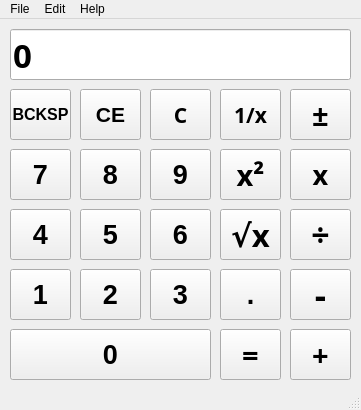
<ui version="4.0" >
 <class>MainWindow</class>
 <widget class="QMainWindow" name="MainWindow" >
  <property name="geometry" >
   <rect>
    <x>0</x>
    <y>0</y>
    <width>361</width>
    <height>410</height>
   </rect>
  </property>
  <property name="minimumSize" >
   <size>
    <width>361</width>
    <height>410</height>
   </size>
  </property>
  <property name="maximumSize" >
   <size>
    <width>361</width>
    <height>410</height>
   </size>
  </property>
  <property name="windowTitle" >
   <string>Skander Calc</string>
  </property>
  <widget class="QWidget" name="centralwidget" >
   <property name="geometry" >
    <rect>
     <x>0</x>
     <y>26</y>
     <width>361</width>
     <height>361</height>
    </rect>
   </property>
   <widget class="QLineEdit" name="lineEdit" >
    <property name="geometry" >
     <rect>
      <x>10</x>
      <y>10</y>
      <width>341</width>
      <height>51</height>
     </rect>
    </property>
    <property name="font" >
     <font>
      <family>Arab</family>
      <pointsize>25</pointsize>
      <weight>75</weight>
      <italic>false</italic>
      <bold>true</bold>
      <strikeout>false</strikeout>
     </font>
    </property>
    <property name="focusPolicy" >
     <enum>Qt::NoFocus</enum>
    </property>
    <property name="layoutDirection" >
     <enum>Qt::LeftToRight</enum>
    </property>
    <property name="text" >
     <string>0</string>
    </property>
    <property name="maxLength" >
     <number>16</number>
    </property>
    <property name="readOnly" >
     <bool>true</bool>
    </property>
   </widget>
   <widget class="QPushButton" name="pushButton_c" >
    <property name="geometry" >
     <rect>
      <x>150</x>
      <y>70</y>
      <width>61</width>
      <height>51</height>
     </rect>
    </property>
    <property name="font" >
     <font>
      <family>Sans Serif</family>
      <pointsize>16</pointsize>
      <weight>75</weight>
      <bold>true</bold>
     </font>
    </property>
    <property name="focusPolicy" >
     <enum>Qt::NoFocus</enum>
    </property>
    <property name="text" >
     <string>C</string>
    </property>
   </widget>
   <widget class="QPushButton" name="pushButton_ce" >
    <property name="geometry" >
     <rect>
      <x>80</x>
      <y>70</y>
      <width>61</width>
      <height>51</height>
     </rect>
    </property>
    <property name="font" >
     <font>
      <pointsize>16</pointsize>
      <weight>75</weight>
      <bold>true</bold>
     </font>
    </property>
    <property name="focusPolicy" >
     <enum>Qt::NoFocus</enum>
    </property>
    <property name="text" >
     <string>CE</string>
    </property>
   </widget>
   <widget class="QPushButton" name="pushButton_plus" >
    <property name="geometry" >
     <rect>
      <x>290</x>
      <y>310</y>
      <width>61</width>
      <height>51</height>
     </rect>
    </property>
    <property name="font" >
     <font>
      <family>Sans Serif</family>
      <pointsize>22</pointsize>
      <weight>75</weight>
      <bold>true</bold>
     </font>
    </property>
    <property name="focusPolicy" >
     <enum>Qt::NoFocus</enum>
    </property>
    <property name="text" >
     <string>+</string>
    </property>
    <property name="autoDefault" >
     <bool>true</bool>
    </property>
   </widget>
   <widget class="QPushButton" name="pushButton_11" >
    <property name="geometry" >
     <rect>
      <x>220</x>
      <y>250</y>
      <width>61</width>
      <height>51</height>
     </rect>
    </property>
    <property name="font" >
     <font>
      <pointsize>20</pointsize>
      <weight>75</weight>
      <bold>true</bold>
     </font>
    </property>
    <property name="focusPolicy" >
     <enum>Qt::NoFocus</enum>
    </property>
    <property name="text" >
     <string>.</string>
    </property>
   </widget>
   <widget class="QPushButton" name="pushButton_minus" >
    <property name="geometry" >
     <rect>
      <x>290</x>
      <y>250</y>
      <width>61</width>
      <height>51</height>
     </rect>
    </property>
    <property name="font" >
     <font>
      <family>Sans Serif</family>
      <pointsize>26</pointsize>
      <weight>75</weight>
      <bold>true</bold>
     </font>
    </property>
    <property name="focusPolicy" >
     <enum>Qt::NoFocus</enum>
    </property>
    <property name="text" >
     <string>-</string>
    </property>
   </widget>
   <widget class="QPushButton" name="pushButton_4" >
    <property name="geometry" >
     <rect>
      <x>10</x>
      <y>190</y>
      <width>61</width>
      <height>51</height>
     </rect>
    </property>
    <property name="font" >
     <font>
      <pointsize>20</pointsize>
      <weight>75</weight>
      <bold>true</bold>
     </font>
    </property>
    <property name="focusPolicy" >
     <enum>Qt::NoFocus</enum>
    </property>
    <property name="text" >
     <string>4</string>
    </property>
   </widget>
   <widget class="QPushButton" name="pushButton_bcksp" >
    <property name="geometry" >
     <rect>
      <x>10</x>
      <y>70</y>
      <width>61</width>
      <height>51</height>
     </rect>
    </property>
    <property name="font" >
     <font>
      <pointsize>12</pointsize>
      <weight>75</weight>
      <bold>true</bold>
     </font>
    </property>
    <property name="focusPolicy" >
     <enum>Qt::NoFocus</enum>
    </property>
    <property name="text" >
     <string>BCKSP</string>
    </property>
   </widget>
   <widget class="QPushButton" name="pushButton_div" >
    <property name="geometry" >
     <rect>
      <x>290</x>
      <y>190</y>
      <width>61</width>
      <height>51</height>
     </rect>
    </property>
    <property name="font" >
     <font>
      <family>Sans Serif</family>
      <pointsize>24</pointsize>
      <weight>75</weight>
      <bold>true</bold>
     </font>
    </property>
    <property name="focusPolicy" >
     <enum>Qt::NoFocus</enum>
    </property>
    <property name="text" >
     <string>÷</string>
    </property>
   </widget>
   <widget class="QPushButton" name="pushButton_5" >
    <property name="geometry" >
     <rect>
      <x>80</x>
      <y>190</y>
      <width>61</width>
      <height>51</height>
     </rect>
    </property>
    <property name="font" >
     <font>
      <pointsize>20</pointsize>
      <weight>75</weight>
      <bold>true</bold>
     </font>
    </property>
    <property name="focusPolicy" >
     <enum>Qt::NoFocus</enum>
    </property>
    <property name="text" >
     <string>5</string>
    </property>
   </widget>
   <widget class="QPushButton" name="pushButton_mult" >
    <property name="geometry" >
     <rect>
      <x>290</x>
      <y>130</y>
      <width>61</width>
      <height>51</height>
     </rect>
    </property>
    <property name="font" >
     <font>
      <family>OpenSymbol</family>
      <pointsize>20</pointsize>
      <weight>75</weight>
      <bold>true</bold>
     </font>
    </property>
    <property name="focusPolicy" >
     <enum>Qt::NoFocus</enum>
    </property>
    <property name="text" >
     <string>x</string>
    </property>
   </widget>
   <widget class="QPushButton" name="pushButton_3" >
    <property name="geometry" >
     <rect>
      <x>150</x>
      <y>250</y>
      <width>61</width>
      <height>51</height>
     </rect>
    </property>
    <property name="font" >
     <font>
      <pointsize>20</pointsize>
      <weight>75</weight>
      <bold>true</bold>
     </font>
    </property>
    <property name="focusPolicy" >
     <enum>Qt::NoFocus</enum>
    </property>
    <property name="text" >
     <string>3</string>
    </property>
   </widget>
   <widget class="QPushButton" name="pushButton_0" >
    <property name="geometry" >
     <rect>
      <x>10</x>
      <y>310</y>
      <width>201</width>
      <height>51</height>
     </rect>
    </property>
    <property name="font" >
     <font>
      <pointsize>20</pointsize>
      <weight>75</weight>
      <bold>true</bold>
     </font>
    </property>
    <property name="focusPolicy" >
     <enum>Qt::NoFocus</enum>
    </property>
    <property name="text" >
     <string>0</string>
    </property>
   </widget>
   <widget class="QPushButton" name="pushButton_sqrt" >
    <property name="geometry" >
     <rect>
      <x>220</x>
      <y>190</y>
      <width>61</width>
      <height>51</height>
     </rect>
    </property>
    <property name="font" >
     <font>
      <family>Sans Serif</family>
      <pointsize>23</pointsize>
      <weight>75</weight>
      <bold>true</bold>
     </font>
    </property>
    <property name="focusPolicy" >
     <enum>Qt::NoFocus</enum>
    </property>
    <property name="text" >
     <string>√x</string>
    </property>
   </widget>
   <widget class="QPushButton" name="pushButton_7" >
    <property name="enabled" >
     <bool>true</bool>
    </property>
    <property name="geometry" >
     <rect>
      <x>10</x>
      <y>130</y>
      <width>61</width>
      <height>51</height>
     </rect>
    </property>
    <property name="font" >
     <font>
      <pointsize>20</pointsize>
      <weight>75</weight>
      <bold>true</bold>
     </font>
    </property>
    <property name="focusPolicy" >
     <enum>Qt::NoFocus</enum>
    </property>
    <property name="text" >
     <string>7</string>
    </property>
    <property name="autoDefault" >
     <bool>true</bool>
    </property>
    <property name="default" >
     <bool>false</bool>
    </property>
    <property name="flat" >
     <bool>false</bool>
    </property>
   </widget>
   <widget class="QPushButton" name="pushButton_min_plus" >
    <property name="geometry" >
     <rect>
      <x>290</x>
      <y>70</y>
      <width>61</width>
      <height>51</height>
     </rect>
    </property>
    <property name="font" >
     <font>
      <family>Sans Serif</family>
      <pointsize>22</pointsize>
      <weight>75</weight>
      <bold>true</bold>
     </font>
    </property>
    <property name="focusPolicy" >
     <enum>Qt::NoFocus</enum>
    </property>
    <property name="text" >
     <string>±</string>
    </property>
   </widget>
   <widget class="QPushButton" name="pushButton_x_pwr_2" >
    <property name="geometry" >
     <rect>
      <x>220</x>
      <y>130</y>
      <width>61</width>
      <height>51</height>
     </rect>
    </property>
    <property name="font" >
     <font>
      <family>Sans Serif</family>
      <pointsize>22</pointsize>
      <weight>75</weight>
      <bold>true</bold>
     </font>
    </property>
    <property name="focusPolicy" >
     <enum>Qt::NoFocus</enum>
    </property>
    <property name="text" >
     <string>x²</string>
    </property>
   </widget>
   <widget class="QPushButton" name="pushButton_2" >
    <property name="geometry" >
     <rect>
      <x>80</x>
      <y>250</y>
      <width>61</width>
      <height>51</height>
     </rect>
    </property>
    <property name="font" >
     <font>
      <pointsize>20</pointsize>
      <weight>75</weight>
      <bold>true</bold>
     </font>
    </property>
    <property name="focusPolicy" >
     <enum>Qt::NoFocus</enum>
    </property>
    <property name="text" >
     <string>2</string>
    </property>
   </widget>
   <widget class="QPushButton" name="pushButton_equal" >
    <property name="geometry" >
     <rect>
      <x>220</x>
      <y>310</y>
      <width>61</width>
      <height>51</height>
     </rect>
    </property>
    <property name="font" >
     <font>
      <family>Sans Serif</family>
      <pointsize>22</pointsize>
      <weight>75</weight>
      <bold>true</bold>
     </font>
    </property>
    <property name="focusPolicy" >
     <enum>Qt::NoFocus</enum>
    </property>
    <property name="text" >
     <string>=</string>
    </property>
   </widget>
   <widget class="QPushButton" name="pushButton_9" >
    <property name="geometry" >
     <rect>
      <x>150</x>
      <y>130</y>
      <width>61</width>
      <height>51</height>
     </rect>
    </property>
    <property name="font" >
     <font>
      <pointsize>20</pointsize>
      <weight>75</weight>
      <bold>true</bold>
     </font>
    </property>
    <property name="focusPolicy" >
     <enum>Qt::NoFocus</enum>
    </property>
    <property name="text" >
     <string>9</string>
    </property>
   </widget>
   <widget class="QPushButton" name="pushButton_8" >
    <property name="geometry" >
     <rect>
      <x>80</x>
      <y>130</y>
      <width>61</width>
      <height>51</height>
     </rect>
    </property>
    <property name="font" >
     <font>
      <pointsize>20</pointsize>
      <weight>75</weight>
      <bold>true</bold>
     </font>
    </property>
    <property name="focusPolicy" >
     <enum>Qt::NoFocus</enum>
    </property>
    <property name="text" >
     <string>8</string>
    </property>
   </widget>
   <widget class="QPushButton" name="pushButton_6" >
    <property name="geometry" >
     <rect>
      <x>150</x>
      <y>190</y>
      <width>61</width>
      <height>51</height>
     </rect>
    </property>
    <property name="font" >
     <font>
      <pointsize>20</pointsize>
      <weight>75</weight>
      <bold>true</bold>
     </font>
    </property>
    <property name="focusPolicy" >
     <enum>Qt::NoFocus</enum>
    </property>
    <property name="text" >
     <string>6</string>
    </property>
   </widget>
   <widget class="QPushButton" name="pushButton_1byx" >
    <property name="geometry" >
     <rect>
      <x>220</x>
      <y>70</y>
      <width>61</width>
      <height>51</height>
     </rect>
    </property>
    <property name="font" >
     <font>
      <family>Sans Serif</family>
      <pointsize>16</pointsize>
      <weight>75</weight>
      <bold>true</bold>
     </font>
    </property>
    <property name="focusPolicy" >
     <enum>Qt::NoFocus</enum>
    </property>
    <property name="text" >
     <string>1/x</string>
    </property>
   </widget>
   <widget class="QPushButton" name="pushButton_1" >
    <property name="geometry" >
     <rect>
      <x>10</x>
      <y>250</y>
      <width>61</width>
      <height>51</height>
     </rect>
    </property>
    <property name="font" >
     <font>
      <pointsize>20</pointsize>
      <weight>75</weight>
      <bold>true</bold>
     </font>
    </property>
    <property name="focusPolicy" >
     <enum>Qt::NoFocus</enum>
    </property>
    <property name="text" >
     <string>1</string>
    </property>
   </widget>
  </widget>
  <widget class="QMenuBar" name="menubar" >
   <property name="geometry" >
    <rect>
     <x>0</x>
     <y>0</y>
     <width>361</width>
     <height>26</height>
    </rect>
   </property>
   <widget class="QMenu" name="menuFile" >
    <property name="title" >
     <string>File</string>
    </property>
    <addaction name="action_Close" />
    <addaction name="action_Hide" />
   </widget>
   <widget class="QMenu" name="menuEdit" >
    <property name="title" >
     <string>Edit</string>
    </property>
    <addaction name="separator" />
    <addaction name="action_Copy" />
    <addaction name="action_Paste" />
   </widget>
   <widget class="QMenu" name="menuHelp" >
    <property name="title" >
     <string>Help</string>
    </property>
    <addaction name="action_About" />
   </widget>
   <addaction name="menuFile" />
   <addaction name="menuEdit" />
   <addaction name="menuHelp" />
  </widget>
  <widget class="QStatusBar" name="statusbar" >
   <property name="enabled" >
    <bool>true</bool>
   </property>
   <property name="geometry" >
    <rect>
     <x>0</x>
     <y>387</y>
     <width>361</width>
     <height>23</height>
    </rect>
   </property>
  </widget>
  <action name="action_Close" >
   <property name="text" >
    <string>Close</string>
   </property>
  </action>
  <action name="action_Hide" >
   <property name="text" >
    <string>Hide</string>
   </property>
  </action>
  <action name="action_Copy" >
   <property name="text" >
    <string>Copy</string>
   </property>
  </action>
  <action name="action_Paste" >
   <property name="text" >
    <string>Paste</string>
   </property>
  </action>
  <action name="action_About" >
   <property name="text" >
    <string>About</string>
   </property>
  </action>
 </widget>
 <resources/>
 <connections/>
</ui>
